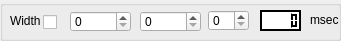
     <widget class="QGroupBox" name="SweepWidthGroup">
      <property name="geometry">
       <rect>
        <x>13</x>
        <y>170</y>
        <width>341</width>
        <height>41</height>
       </rect>
      </property>
      <property name="title">
       <string/>
      </property>
      <widget class="QSpinBox" name="SweepWidthMin">
       <property name="geometry">
        <rect>
         <x>70</x>
         <y>11</y>
         <width>61</width>
         <height>21</height>
        </rect>
       </property>
       <property name="minimum">
        <number>0</number>
       </property>
       <property name="maximum">
        <number>10000</number>
       </property>
       <property name="singleStep">
        <number>10</number>
       </property>
      </widget>
      <widget class="QLCDNumber" name="SweepWidthValue">
       <property name="enabled">
        <bool>true</bool>
       </property>
       <property name="geometry">
        <rect>
         <x>260</x>
         <y>10</y>
         <width>41</width>
         <height>21</height>
        </rect>
       </property>
       <property name="palette">
        <palette>
         <active>
          <colorrole role="WindowText">
           <brush brushstyle="SolidPattern">
            <color alpha="255">
             <red>255</red>
             <green>255</green>
             <blue>255</blue>
            </color>
           </brush>
          </colorrole>
          <colorrole role="Button">
           <brush brushstyle="SolidPattern">
            <color alpha="255">
             <red>255</red>
             <green>255</green>
             <blue>255</blue>
            </color>
           </brush>
          </colorrole>
          <colorrole role="Light">
           <brush brushstyle="SolidPattern">
            <color alpha="255">
             <red>0</red>
             <green>0</green>
             <blue>0</blue>
            </color>
           </brush>
          </colorrole>
          <colorrole role="Midlight">
           <brush brushstyle="SolidPattern">
            <color alpha="255">
             <red>0</red>
             <green>0</green>
             <blue>0</blue>
            </color>
           </brush>
          </colorrole>
          <colorrole role="Dark">
           <brush brushstyle="SolidPattern">
            <color alpha="255">
             <red>0</red>
             <green>0</green>
             <blue>0</blue>
            </color>
           </brush>
          </colorrole>
          <colorrole role="Mid">
           <brush brushstyle="SolidPattern">
            <color alpha="255">
             <red>0</red>
             <green>0</green>
             <blue>0</blue>
            </color>
           </brush>
          </colorrole>
          <colorrole role="Text">
           <brush brushstyle="SolidPattern">
            <color alpha="255">
             <red>255</red>
             <green>255</green>
             <blue>255</blue>
            </color>
           </brush>
          </colorrole>
          <colorrole role="BrightText">
           <brush brushstyle="SolidPattern">
            <color alpha="255">
             <red>255</red>
             <green>255</green>
             <blue>255</blue>
            </color>
           </brush>
          </colorrole>
          <colorrole role="ButtonText">
           <brush brushstyle="SolidPattern">
            <color alpha="255">
             <red>255</red>
             <green>255</green>
             <blue>255</blue>
            </color>
           </brush>
          </colorrole>
          <colorrole role="Base">
           <brush brushstyle="SolidPattern">
            <color alpha="255">
             <red>255</red>
             <green>255</green>
             <blue>255</blue>
            </color>
           </brush>
          </colorrole>
          <colorrole role="Window">
           <brush brushstyle="SolidPattern">
            <color alpha="255">
             <red>255</red>
             <green>255</green>
             <blue>255</blue>
            </color>
           </brush>
          </colorrole>
          <colorrole role="Shadow">
           <brush brushstyle="SolidPattern">
            <color alpha="255">
             <red>0</red>
             <green>0</green>
             <blue>0</blue>
            </color>
           </brush>
          </colorrole>
          <colorrole role="AlternateBase">
           <brush brushstyle="SolidPattern">
            <color alpha="255">
             <red>255</red>
             <green>255</green>
             <blue>255</blue>
            </color>
           </brush>
          </colorrole>
         </active>
         <inactive>
          <colorrole role="WindowText">
           <brush brushstyle="SolidPattern">
            <color alpha="255">
             <red>255</red>
             <green>255</green>
             <blue>255</blue>
            </color>
           </brush>
          </colorrole>
          <colorrole role="Button">
           <brush brushstyle="SolidPattern">
            <color alpha="255">
             <red>255</red>
             <green>255</green>
             <blue>255</blue>
            </color>
           </brush>
          </colorrole>
          <colorrole role="Light">
           <brush brushstyle="SolidPattern">
            <color alpha="255">
             <red>0</red>
             <green>0</green>
             <blue>0</blue>
            </color>
           </brush>
          </colorrole>
          <colorrole role="Midlight">
           <brush brushstyle="SolidPattern">
            <color alpha="255">
             <red>0</red>
             <green>0</green>
             <blue>0</blue>
            </color>
           </brush>
          </colorrole>
          <colorrole role="Dark">
           <brush brushstyle="SolidPattern">
            <color alpha="255">
             <red>0</red>
             <green>0</green>
             <blue>0</blue>
            </color>
           </brush>
          </colorrole>
          <colorrole role="Mid">
           <brush brushstyle="SolidPattern">
            <color alpha="255">
             <red>0</red>
             <green>0</green>
             <blue>0</blue>
            </color>
           </brush>
          </colorrole>
          <colorrole role="Text">
           <brush brushstyle="SolidPattern">
            <color alpha="255">
             <red>255</red>
             <green>255</green>
             <blue>255</blue>
            </color>
           </brush>
          </colorrole>
          <colorrole role="BrightText">
           <brush brushstyle="SolidPattern">
            <color alpha="255">
             <red>255</red>
             <green>255</green>
             <blue>255</blue>
            </color>
           </brush>
          </colorrole>
          <colorrole role="ButtonText">
           <brush brushstyle="SolidPattern">
            <color alpha="255">
             <red>255</red>
             <green>255</green>
             <blue>255</blue>
            </color>
           </brush>
          </colorrole>
          <colorrole role="Base">
           <brush brushstyle="SolidPattern">
            <color alpha="255">
             <red>255</red>
             <green>255</green>
             <blue>255</blue>
            </color>
           </brush>
          </colorrole>
          <colorrole role="Window">
           <brush brushstyle="SolidPattern">
            <color alpha="255">
             <red>255</red>
             <green>255</green>
             <blue>255</blue>
            </color>
           </brush>
          </colorrole>
          <colorrole role="Shadow">
           <brush brushstyle="SolidPattern">
            <color alpha="255">
             <red>0</red>
             <green>0</green>
             <blue>0</blue>
            </color>
           </brush>
          </colorrole>
          <colorrole role="AlternateBase">
           <brush brushstyle="SolidPattern">
            <color alpha="255">
             <red>255</red>
             <green>255</green>
             <blue>255</blue>
            </color>
           </brush>
          </colorrole>
         </inactive>
         <disabled>
          <colorrole role="WindowText">
           <brush brushstyle="SolidPattern">
            <color alpha="255">
             <red>0</red>
             <green>0</green>
             <blue>0</blue>
            </color>
           </brush>
          </colorrole>
          <colorrole role="Button">
           <brush brushstyle="SolidPattern">
            <color alpha="255">
             <red>255</red>
             <green>255</green>
             <blue>255</blue>
            </color>
           </brush>
          </colorrole>
          <colorrole role="Light">
           <brush brushstyle="SolidPattern">
            <color alpha="255">
             <red>0</red>
             <green>0</green>
             <blue>0</blue>
            </color>
           </brush>
          </colorrole>
          <colorrole role="Midlight">
           <brush brushstyle="SolidPattern">
            <color alpha="255">
             <red>0</red>
             <green>0</green>
             <blue>0</blue>
            </color>
           </brush>
          </colorrole>
          <colorrole role="Dark">
           <brush brushstyle="SolidPattern">
            <color alpha="255">
             <red>0</red>
             <green>0</green>
             <blue>0</blue>
            </color>
           </brush>
          </colorrole>
          <colorrole role="Mid">
           <brush brushstyle="SolidPattern">
            <color alpha="255">
             <red>0</red>
             <green>0</green>
             <blue>0</blue>
            </color>
           </brush>
          </colorrole>
          <colorrole role="Text">
           <brush brushstyle="SolidPattern">
            <color alpha="255">
             <red>0</red>
             <green>0</green>
             <blue>0</blue>
            </color>
           </brush>
          </colorrole>
          <colorrole role="BrightText">
           <brush brushstyle="SolidPattern">
            <color alpha="255">
             <red>255</red>
             <green>255</green>
             <blue>255</blue>
            </color>
           </brush>
          </colorrole>
          <colorrole role="ButtonText">
           <brush brushstyle="SolidPattern">
            <color alpha="255">
             <red>0</red>
             <green>0</green>
             <blue>0</blue>
            </color>
           </brush>
          </colorrole>
          <colorrole role="Base">
           <brush brushstyle="SolidPattern">
            <color alpha="255">
             <red>255</red>
             <green>255</green>
             <blue>255</blue>
            </color>
           </brush>
          </colorrole>
          <colorrole role="Window">
           <brush brushstyle="SolidPattern">
            <color alpha="255">
             <red>255</red>
             <green>255</green>
             <blue>255</blue>
            </color>
           </brush>
          </colorrole>
          <colorrole role="Shadow">
           <brush brushstyle="SolidPattern">
            <color alpha="255">
             <red>0</red>
             <green>0</green>
             <blue>0</blue>
            </color>
           </brush>
          </colorrole>
          <colorrole role="AlternateBase">
           <brush brushstyle="SolidPattern">
            <color alpha="255">
             <red>255</red>
             <green>255</green>
             <blue>255</blue>
            </color>
           </brush>
          </colorrole>
         </disabled>
        </palette>
       </property>
       <property name="autoFillBackground">
        <bool>true</bool>
       </property>
       <property name="numDigits">
        <number>5</number>
       </property>
      </widget>
      <widget class="QSpinBox" name="SweepWidthMax">
       <property name="geometry">
        <rect>
         <x>140</x>
         <y>11</y>
         <width>61</width>
         <height>21</height>
        </rect>
       </property>
       <property name="minimum">
        <number>0</number>
       </property>
       <property name="maximum">
        <number>10000</number>
       </property>
       <property name="singleStep">
        <number>10</number>
       </property>
      </widget>
      <widget class="QCheckBox" name="SweepWidth">
       <property name="geometry">
        <rect>
         <x>43</x>
         <y>13</y>
         <width>16</width>
         <height>18</height>
        </rect>
       </property>
       <property name="text">
        <string/>
       </property>
      </widget>
      <widget class="QSpinBox" name="SweepNumWidths">
       <property name="geometry">
        <rect>
         <x>208</x>
         <y>10</y>
         <width>41</width>
         <height>21</height>
        </rect>
       </property>
       <property name="minimum">
        <number>0</number>
       </property>
       <property name="maximum">
        <number>10000</number>
       </property>
       <property name="singleStep">
        <number>10</number>
       </property>
      </widget>
      <widget class="QLabel" name="SweepWidthLabel">
       <property name="geometry">
        <rect>
         <x>10</x>
         <y>13</y>
         <width>31</width>
         <height>16</height>
        </rect>
       </property>
       <property name="text">
        <string>Width</string>
       </property>
      </widget>
      <widget class="QLabel" name="SweepWidthUnitsLabel">
       <property name="geometry">
        <rect>
         <x>310</x>
         <y>12</y>
         <width>31</width>
         <height>16</height>
        </rect>
       </property>
       <property name="text">
        <string>msec</string>
       </property>
      </widget>
     </widget>
